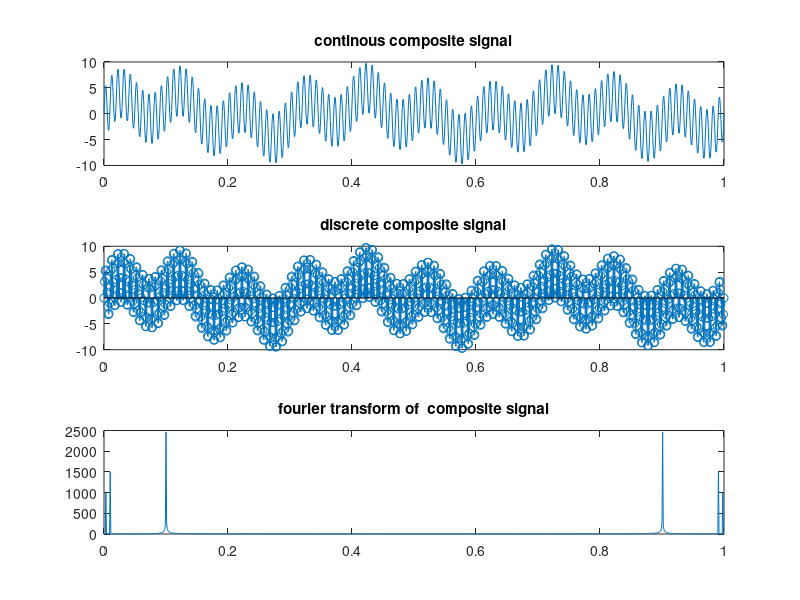

The MATLAB source for this figure:
%Generation of composite signal
clc;
close all;
clear all;
a1=2;
a2=3;
a3=5;
f1=3;
f2=10;
f3=100;
t=0:0.001:1;
x1=a1*(sin(2*pi*f1*t));
x2=a2*(sin(2*pi*f2*t));
x3=a3*(sin(2*pi*f3*t));
x=x1+x2+x3;
u= abs(fft(x));
subplot(311)
plot(t,x)
title('continous composite signal');
subplot(312)
stem(t,x)
title('discrete composite signal');
subplot(313)
plot(t,u)
title('fourier transform of  composite signal');
